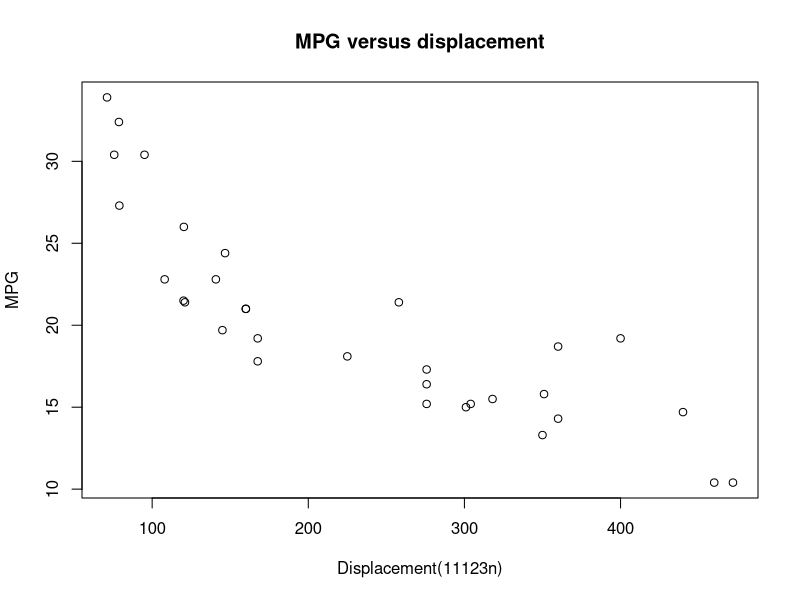

Source code (R):
## ---- chunk 1
knitr::opts_chunk$set(echo = TRUE)
## ---- chunk 2
summary(mtcars)
str(mtcars)
## ---- chunk 3
plot(mtcars$disp, mtcars$mpg, 
     main = "MPG versus displacement", 
     xlab = "Displacement(11123n)", 
     ylab = "MPG")
summary(mtcars$mpg)
